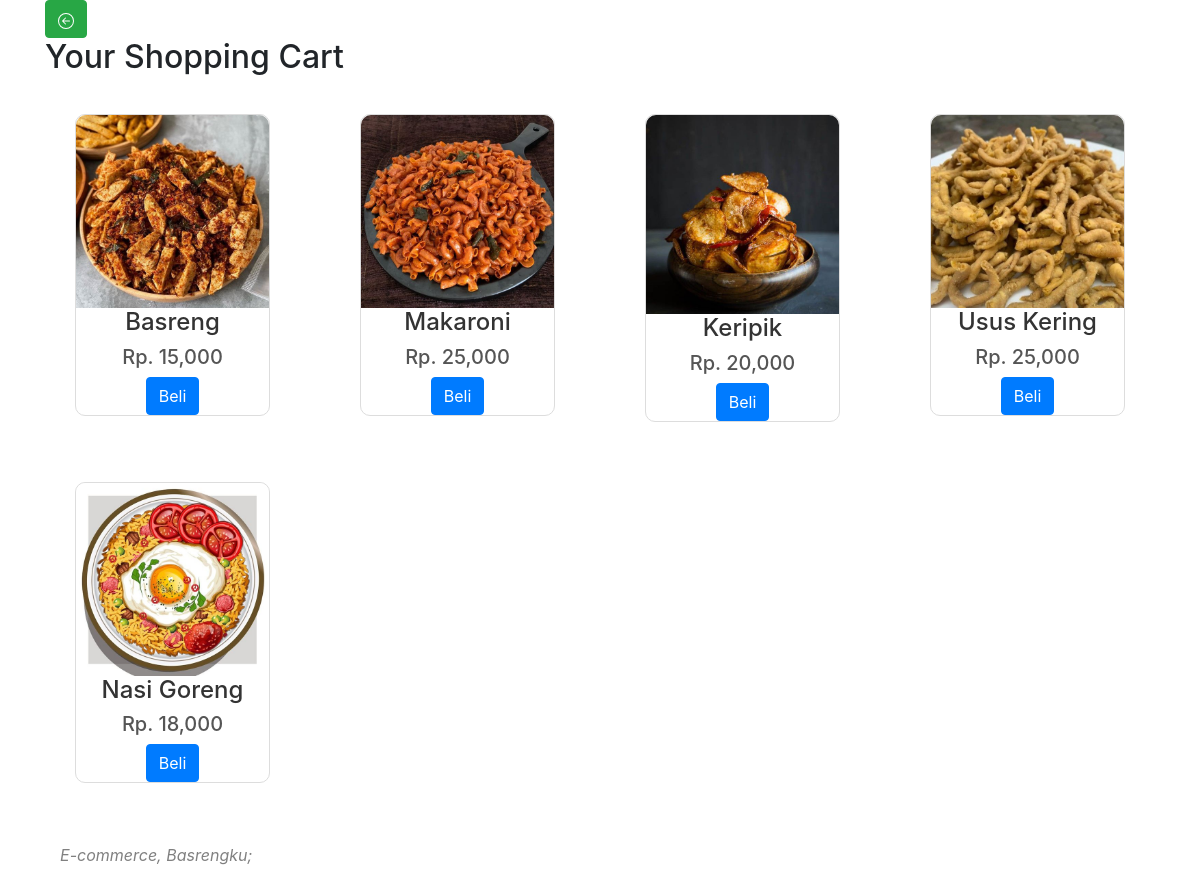
The page /cust/cart.php on the database its author committed.
### tables this page shows
CREATE TABLE `produk` (
  `id_produk` int(11) NOT NULL,
  `nama_produk` varchar(100) NOT NULL,
  `harga_produk` int(11) NOT NULL,
  `berat` int(11) NOT NULL,
  `foto_produk` varchar(100) NOT NULL,
  `deskripsi_produk` text NOT NULL
);

### cust/cart.php (the view, shortened to what this page needs)
<?php
  require_once("../koneksi.php");
?>
<!DOCTYPE html>
<html lang="en">
<head>
    <link rel="stylesheet" href="../css/bootstrap.css">
</head>
<body>
        <div class="container">
        <a type="button" class="btn btn-success mt-5" href="home.php">
        </a>
        </div>
        <div class="container">
        <h2 class="text-center mx auto">Your Shopping Cart</h2>
        </div>
        <section class="konten">
    <div class="container">
        <div class="row">
            <?php $ambil = $koneksi->query("SELECT * FROM produk"); ?>
            <?php while ($perproduk = $ambil->fetch_assoc()) { ?>
                <div class="col-md-3">
                    <div class="card">
                        <img src="../assets/<?php echo $perproduk['foto_produk']; ?>" alt="" class="img-fluid">
                        <div class="card-body">
                            <h3 class="card-title"><?php echo $perproduk['nama_produk']; ?></h3>
                            <h5 class="card-text">Rp. <?php echo number_format($perproduk['harga_produk']); ?></h5>
                            <a href="beli.php?id=<?php echo $perproduk['id_produk'];?>" class="btn btn-primary">Beli</a>
                        </div>
                    </div>
                </div>
            <?php } ?>
        </div>
    </div>
</section>
        <div class="container">
        <div class="row">
            <p class="p mx-auto"><i>E-commerce, Basrengku;</i></p>
        </div>
        </div>
</body>
</html>

### cust/cart.php (style rules this page uses)
.card { background-color: #FFFFFF; border: 1px solid #ddd; border-radius: 10px; margin: 30px; }
.card-title { color: #333; font-size: 1.5rem; }
.card-text { color: #555; }
.p { margin: 30px; color: grey; }
.card { display: flex; flex-direction: column; align-items: center; }
.card img { width: 100%; border-top-left-radius: 10px; border-top-right-radius: 10px; }
.card .card-body { text-align: center; }

### rows shown on the page
produk: foto_produk (picture), nama_produk "Basreng", harga_produk "15,000"
produk: foto_produk (picture), nama_produk "Makaroni", harga_produk "25,000"
produk: foto_produk (picture), nama_produk "Keripik", harga_produk "20,000"
produk: foto_produk (picture), nama_produk "Usus Kering", harga_produk "25,000"
produk: foto_produk (picture), nama_produk "Nasi Goreng", harga_produk "18,000"
